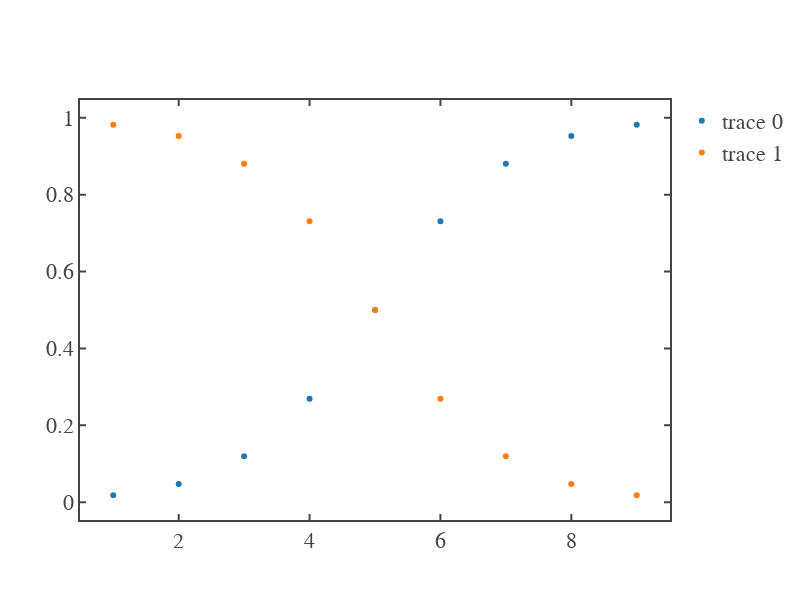

The cell this chart's notebook holds for it:
### Code cell
arr = np.arange(1,10)
sig = sigmoid(arr,5)
inv_sig = inverse_sigmoid(arr,5)

fig = go.Figure()
fig.add_scatter(x=arr,y=sig,mode='markers' )
fig.add_scatter(x=arr,y=inv_sig,mode='markers' )
fig.update_layout(template = fig_template,width=800,height=600)
fig.show()

### Figure 1 — Plotly figure (JSON) as saved in the notebook; plotly's stock layout.template omitted (floating-point values rounded to 4 significant figures)
{"data": [{"mode": "markers", "type": "scatter", "x": [1, 2, 3, 4, 5, 6, 7, 8, 9], "y": [0.01799, 0.04743, 0.1192, 0.2689, 0.5, 0.7311, 0.8808, 0.9526, 0.982]}, {"mode": "markers", "type": "scatter", "x": [1, 2, 3, 4, 5, 6, 7, 8, 9], "y": [0.982, 0.9526, 0.8808, 0.7311, 0.5, 0.2689, 0.1192, 0.04743, 0.01799]}], "layout": {"height": 600, "width": 800, "xaxis": {"autorange": true, "range": [0.4919, 9.508], "type": "linear"}, "yaxis": {"autorange": true, "range": [-0.04641, 1.046], "type": "linear"}}}
